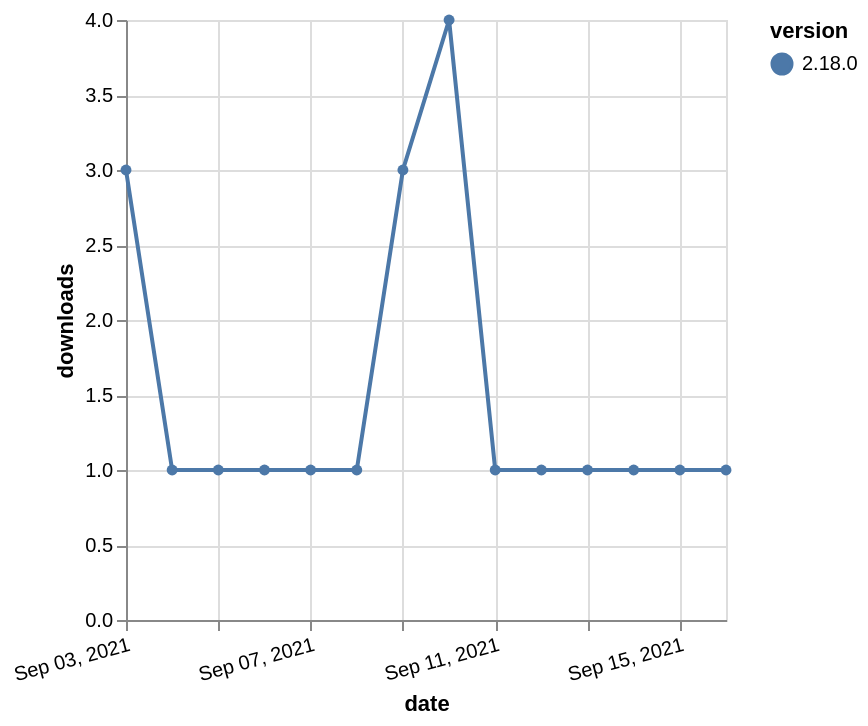

Write a Vega-Lite specification for this figure.
### Vega-Lite specification from a JSON file in a GitHub repository (floating-point values rounded to 4 significant figures)
{"$schema": "https://vega.github.io/schema/vega-lite/v5.json", "description": "A simple bar chart with embedded data.", "data": {"values": [{"date": "2021-09-03", "total": 523, "delta": 3, "version": "2.18.0"}, {"date": "2021-09-04", "total": 524, "delta": 1, "version": "2.18.0"}, {"date": "2021-09-05", "total": 525, "delta": 1, "version": "2.18.0"}, {"date": "2021-09-06", "total": 526, "delta": 1, "version": "2.18.0"}, {"date": "2021-09-07", "total": 527, "delta": 1, "version": "2.18.0"}, {"date": "2021-09-08", "total": 528, "delta": 1, "version": "2.18.0"}, {"date": "2021-09-09", "total": 531, "delta": 3, "version": "2.18.0"}, {"date": "2021-09-10", "total": 535, "delta": 4, "version": "2.18.0"}, {"date": "2021-09-11", "total": 536, "delta": 1, "version": "2.18.0"}, {"date": "2021-09-12", "total": 537, "delta": 1, "version": "2.18.0"}, {"date": "2021-09-13", "total": 538, "delta": 1, "version": "2.18.0"}, {"date": "2021-09-14", "total": 539, "delta": 1, "version": "2.18.0"}, {"date": "2021-09-15", "total": 540, "delta": 1, "version": "2.18.0"}, {"date": "2021-09-16", "total": 541, "delta": 1, "version": "2.18.0"}]}, "width": "container", "mark": {"type": "line", "point": {"filled": true}}, "encoding": {"x": {"field": "date", "type": "temporal", "timeUnit": "yearmonthdate", "title": "date", "axis": {"labelAngle": -15}}, "y": {"field": "delta", "type": "quantitative", "title": "downloads"}, "color": {"field": "version", "type": "nominal"}, "tooltip": {"field": "delta"}}}
